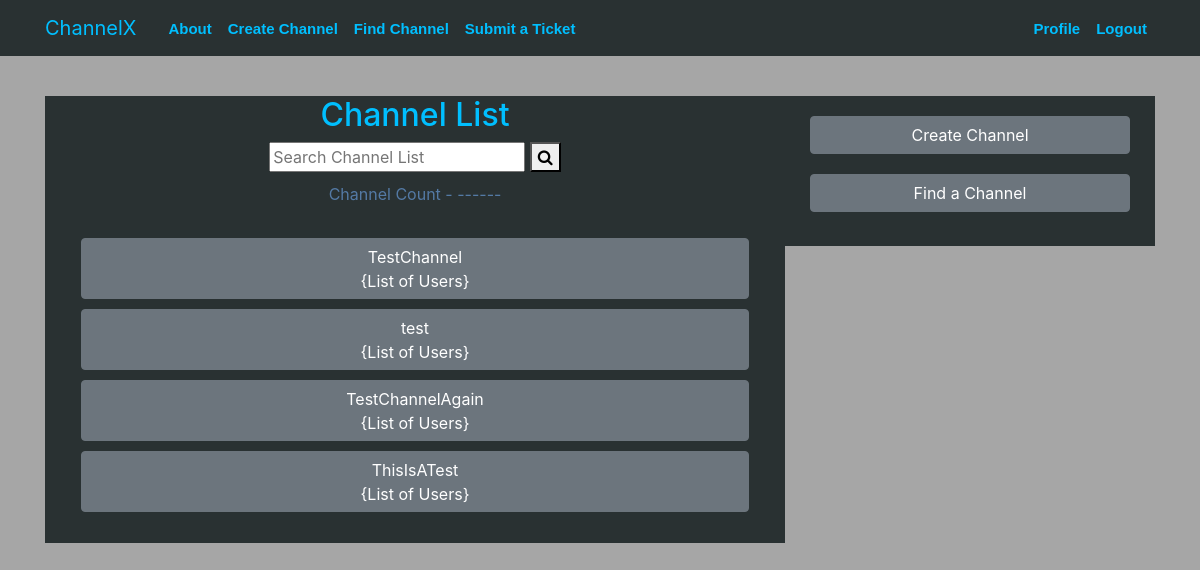
Screenshot of /channel/ (signed in) with the database file from the repository.
### main/models.py (models this page shows, shortened)
class Channel(models.Model):
    room_name = models.CharField(max_length=30, unique=True)
    start_life = models.DateField(default=date.today, null=True)
    expire_date = models.DateField(default=date.today, null=True)
    start_quiet_hour = models.TimeField(default=datetime.now, blank=True)
    end_quiet_hour = models.TimeField(default=datetime.now, blank=True)
    room_owner = models.ForeignKey(User, on_delete=models.CASCADE, null=True)
    slug = models.SlugField(max_length=30, blank=True)

### main/views.py (the view)
# urls.py: path('channel/', ChannelListView.as_view(), name='main-channel-list'),
class ChannelListView(LoginRequiredMixin, ListView):
    model = Channel
    context_object_name = "channels"

### main/templates/main/channel_list.html (shortened to what this page needs)
{% extends "main/base.html" %}
{% block content %}
{% load static %}
<body>
  <div class="container-fluid">
    <div class="row content">
      <div class="col-8" style="text-align:center; background-color:#293132">
        <h2>Channel List</h2>
        <div>
            <form>
              <input type="text" placeholder="Search Channel List" name="search">
              <button type="submit"><i class="fa fa-search"></i></button>
              <div style="color: #547aa5; padding:10px">Channel Count - ------</div>
            </form>
        </div>
          <div class="table-wrapper-scroll-y" style="margin: 3%; background-color:#293132">
            {% for channel in channels %}
              <p style='margin:auto; padding:0px 0px 10px 0px'>
                <a href="{% url 'channel-detail' channel.slug %}"><button style="padding-bottom: 5px" class='btn btn-secondary btn-block'>{{ channel.room_name }}<br>{List of Users}</button>
              </p>
            {% endfor %}
          </div>
      </div>
      <div class="col-4" style="height:150px; background-color:#293132;">
                <p style='margin:auto; padding:20px 10px 0px 10px'>
                    <a href="{% url 'channel-create' %}"><button class='btn btn-secondary btn-block'>Create Channel</button></a>
                </p>
                <p style='margin:auto; padding:20px 10px 0px 10px'>
                    <a href="{% url 'main-findchannel' %}"><button class='btn btn-secondary btn-block'>Find a Channel</button></a>
                </p>
            </div>
        </div>
    </div>
</body>
{% endblock content %}

### main/static/main/main.css (style rules this page uses)
body { padding:0; background-color: #a6a6a6; margin-top: 5rem; }
h1, h2, h3, h4, h5, h6 { color: #00BFFF; }

### rows the page displays
Channel: room_name "TestChannel"
Channel: room_name "test"
Channel: room_name "TestChannelAgain"
Channel: room_name "ThisIsATest"
